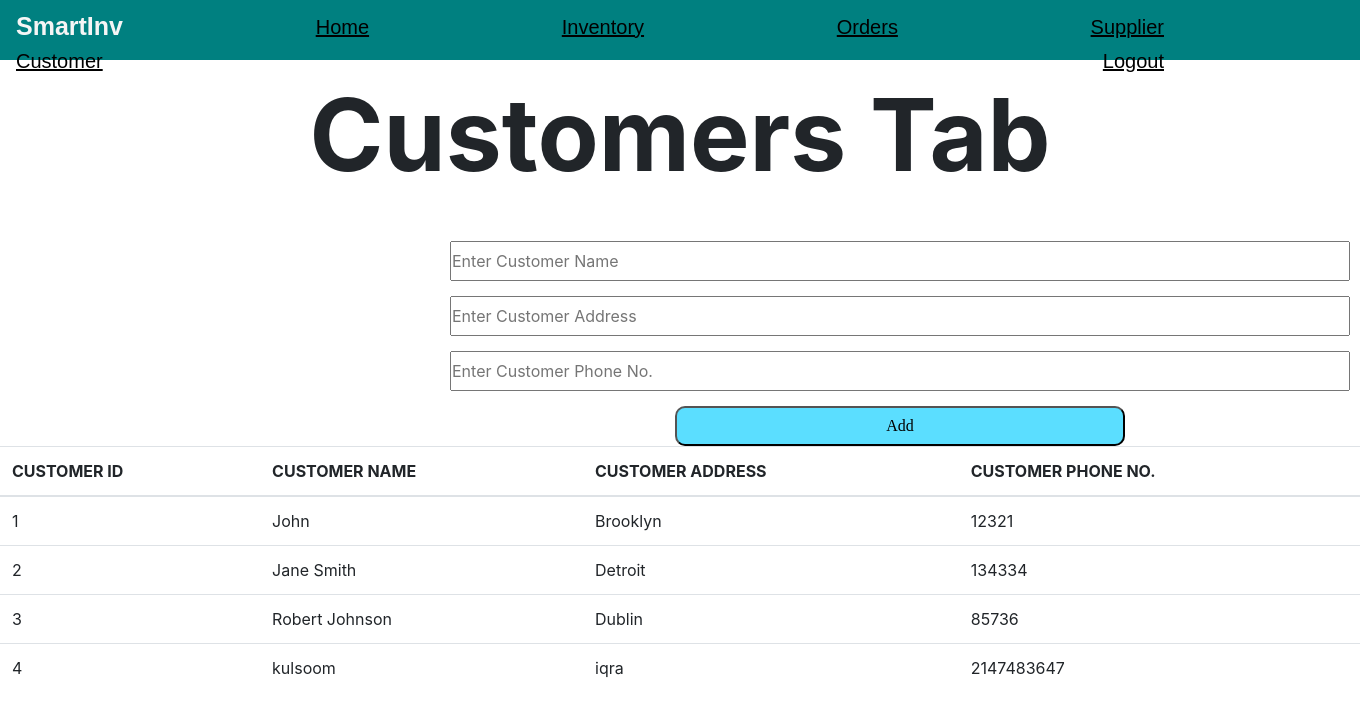
/customer.php, run on the app's committed database.
### tables this page shows
CREATE TABLE `customer` (
  `c_id` int(11) NOT NULL,
  `c_name` varchar(255) DEFAULT NULL,
  `c_add` varchar(255) DEFAULT NULL,
  `c_phoneno` int(11) DEFAULT NULL
);

### customer.php (the view, shortened to what this page needs)
<!DOCTYPE html>
<html lang="en">
<head>
    <link rel="stylesheet" href="styledash.css">
    <link rel="stylesheet" href="tables/css/bootstrap.min.css">
    <link rel="stylesheet" href="complete.css">
</head>
<body>
    <header>
        <div class="navbar">
            <a id="logo">SmartInv</a>
            <a href="Dashboard.php">Home</a>
            <a href="Inventory.php">Inventory</a>
            <a href="orders.php">Orders</a>
            <a href="suppliers.php">Supplier</a>
            <a href="customer.php">Customer</a>
            <a href="login.php" id="logout">Logout</a>
        </div>
    </header>
    <main class="content">
    <p id="headingss">Customers Tab</p>
        <form action="<?php echo $_SERVER['PHP_SELF'] ?>" method="POST">
            <div class="customerfields">
                <input id="c_name" name='c_name'placeholder="Enter Customer Name" required>
            </div>
            <div class="customerfields">
                <input id="c_add" name='c_add' placeholder="Enter Customer Address" required>
            </div>
            <div class="customerfields">
                <input id="c_phoneno" name='c_phoneno' placeholder="Enter Customer Phone No." required>
            </div>
            <div class ="customerfields">
                <button id="addbtn">Add</button>
            </div>
        </form>
        <table class="table">
            <thead>
                <tr>
                    <th scope="col">CUSTOMER ID</th>
                    <th scope="col">CUSTOMER NAME</th>
                    <th scope="col">CUSTOMER ADDRESS</th>
                    <th scope="col">CUSTOMER PHONE NO.</th>
                </tr>
            </thead>
            <tbody>
                <?php
                    $mysqli = require __DIR__ . "/database.php";
                $result = mysqli_query($mysqli, "SELECT * FROM customer") or die(mysqli_error($mysqli));
                while($row = mysqli_fetch_array($result)){
                ?>
                <tr>
                    <td><?php echo $row['c_id'] ?></td>
                    <td><?php echo $row['c_name'] ?></td>
                    <td><?php echo $row['c_add'] ?></td>
                    <td><?php echo $row['c_phoneno'] ?></td>
                </tr>
             <?php } ?>
            </tbody>
        </table>
    </main>
</body>
</html>

### styledash.css (style rules this page uses)
* { padding: 0; margin: 0; }
.navbar { height: 60px; font-family: 'Franklin Gothic Medium', 'Arial Narrow', Arial, sans-serif; padding-top: 20px; background-color: teal; }
#logo { color: whitesmoke; font-size: 25px; font-weight: 600; text-decoration: none; }
.navbar a { margin-right: 180px; text-decoration: underline solid 2px black; color: black; font-size: 20px; display: inline-block; }
.content { height: 900px; }

### complete.css (style rules this page uses)
#headingss { font-weight: bolder; font-size: 100px; text-align: center; }
#addbtn { font-family: 'Lucida Sans'; background-color: rgb(91, 222, 255) ; color: black; width: 450px; height: 40px; border-color: black; border-radius: 10px; transition: background-color 0.5s; margin-left: 225px; }
.customerfields { padding-top:15px; padding-left: 450px; }
#c_name { width: 900px; height: 40px; }
#c_add { width: 900px; height: 40px; }
#c_phoneno { width: 900px; height: 40px; }

### data on the page
customer: c_id "1", c_name "John", c_add "Brooklyn", c_phoneno "12321"
customer: c_id "2", c_name "Jane Smith", c_add "Detroit", c_phoneno "134334"
customer: c_id "3", c_name "Robert Johnson", c_add "Dublin", c_phoneno "85736"
customer: c_id "4", c_name "kulsoom", c_add "iqra", c_phoneno "2147483647"
